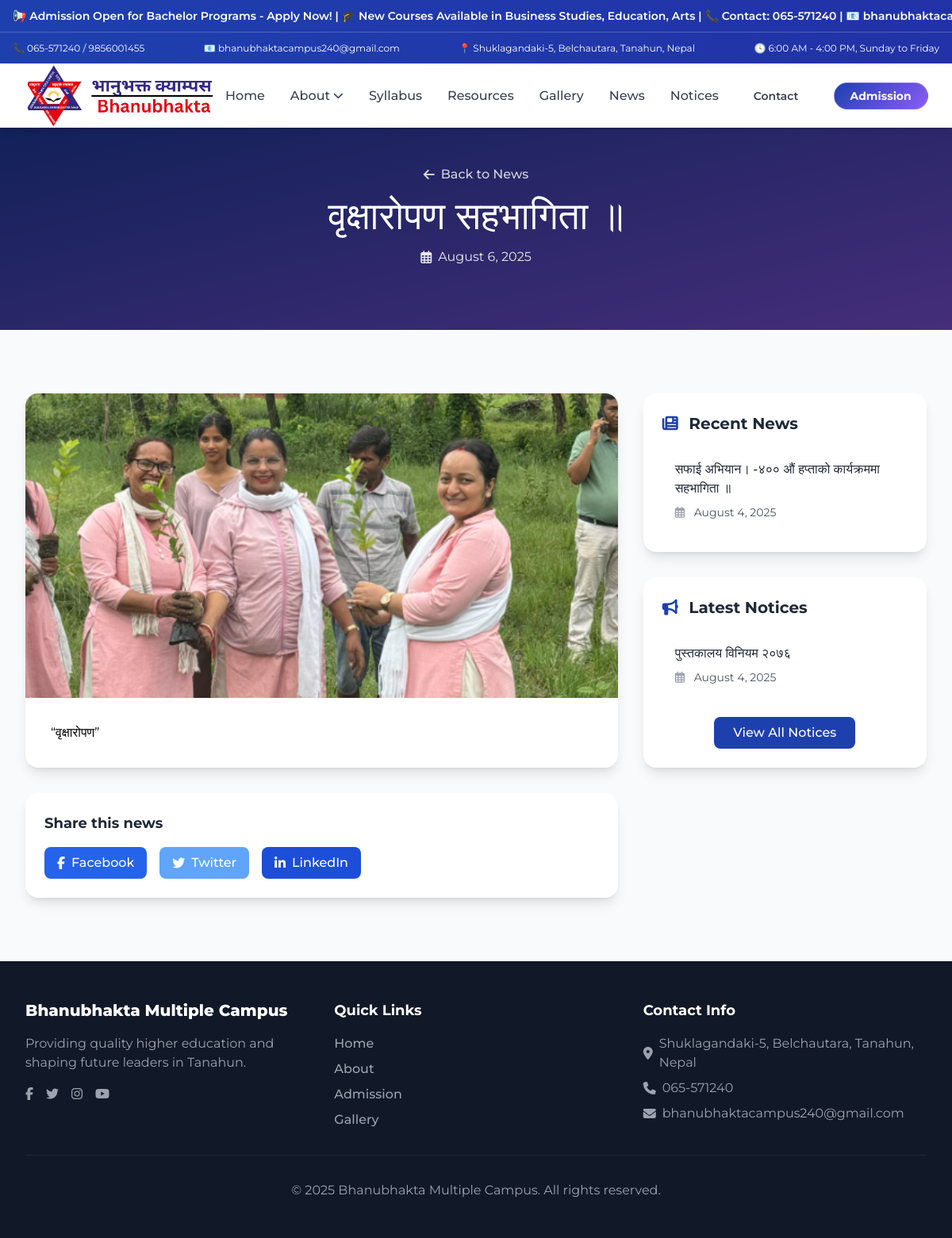
Screenshot of /news/2/ with the database file from the repository.
### base/models.py (models this page shows, shortened)
class News(models.Model):
    title = models.CharField(max_length=200)
    content = models.TextField()
    published_date = models.DateTimeField(default=timezone.now)
    author = models.ForeignKey(User, on_delete=models.SET_NULL, null=True, blank=True)
    image = models.ImageField(upload_to='news_images/', blank=True, null=True)
    is_published = models.BooleanField(default=False)
    class Meta:
        ordering = ['-published_date']
        verbose_name_plural = "News"

class Notice(models.Model):
    title = models.CharField(max_length=200)
    content = models.TextField(blank=True)
    published_date = models.DateTimeField(default=timezone.now)
    is_published = models.BooleanField(default=False)
    file = models.FileField(upload_to='notices/', blank=True, null=True, help_text="Optional PDF file for the notice.")
    class Meta:
        ordering = ['-published_date']

### base/views.py (the view)
# urls.py: path('news/<int:pk>/', views.news_detail, name='news_detail'),
def news_detail(request, pk):
    news_item = get_object_or_404(News, pk=pk, is_published=True)
    recent_news = News.objects.filter(is_published=True).exclude(pk=pk).order_by('-published_date')[:4]
    latest_notices = Notice.objects.filter(is_published=True)[:5]
    context = {
        'news': news_item,
        'recent_news': recent_news,
        'latest_notices': latest_notices,
    }
    return render(request, 'news_detail.html', context)

### base/templates/news_detail.html (shortened to what this page needs)
{% extends 'base.html' %}
{% load static %}
{% block content %}
<section class="relative py-20 bg-gradient-to-br from-school-blue to-school-purple">
    <div class="absolute inset-0 bg-black/50"></div>
    <div class="relative z-10 max-w-7xl mx-auto px-4 sm:px-6 lg:px-8">
        <div class="text-center">
            <a href="{% url 'base:news' %}" class="inline-flex items-center text-white/80 hover:text-white mb-4 transition-colors">
                <i class="fas fa-arrow-left mr-2"></i>
                Back to News
            </a>
            <h1 class="font-playful text-3xl sm:text-4xl lg:text-5xl text-white mb-4">{{ news.title }}</h1>
            <div class="flex items-center justify-center text-white/90 space-x-6">
                <div class="flex items-center">
                    <i class="far fa-calendar-alt mr-2"></i>
                    {{ news.published_date|date:"F j, Y" }}
                </div>
            </div>
        </div>
    </div>
</section>
<section class="py-20 bg-gray-50">
    <div class="max-w-7xl mx-auto px-4 sm:px-6 lg:px-8">
        <div class="grid lg:grid-cols-3 gap-8">
            <div class="lg:col-span-2">
                <div class="bg-white rounded-2xl shadow-lg overflow-hidden">
                    {% if news.image %}
                    <img src="{{ news.image.url }}" alt="{{ news.title }}" class="w-full h-96 object-cover">
                    {% endif %}
                    <div class="p-8">
                        <div class="prose prose-lg max-w-none">
                            {{ news.content|linebreaks }}
                        </div>
                    </div>
                </div>
                <div class="mt-8 bg-white rounded-2xl shadow-lg p-6">
                    <h3 class="text-lg font-semibold text-gray-800 mb-4">Share this news</h3>
                    <div class="flex space-x-4">
                        <a href="#" class="flex items-center px-4 py-2 bg-blue-600 text-white rounded-lg hover:bg-blue-700 transition-colors">
                            <i class="fab fa-facebook-f mr-2"></i>
                            Facebook
                        </a>
                        <a href="#" class="flex items-center px-4 py-2 bg-blue-400 text-white rounded-lg hover:bg-blue-500 transition-colors">
                            <i class="fab fa-twitter mr-2"></i>
                            Twitter
                        </a>
                        <a href="#" class="flex items-center px-4 py-2 bg-blue-700 text-white rounded-lg hover:bg-blue-800 transition-colors">
                            <i class="fab fa-linkedin-in mr-2"></i>
                            LinkedIn
                        </a>
                    </div>
                </div>
            </div>
            <div class="space-y-8">
                <div class="bg-white rounded-2xl shadow-lg p-6">
                    <h3 class="text-xl font-semibold text-gray-800 mb-4">
                        <i class="fas fa-newspaper mr-2 text-school-blue"></i>
                        Recent News
                    </h3>
                    <div class="space-y-4">
                        {% for recent in recent_news %}
                        <div class="group hover:bg-gray-50 rounded-lg p-4 transition-all">
                            <h4 class="font-semibold text-gray-800 group-hover:text-school-blue transition-colors mb-2">
                                <a href="{% url 'base:news_detail' recent.pk %}">{{ recent.title }}</a>
                            </h4>
                            <div class="flex items-center text-sm text-gray-600">
                                <i class="far fa-calendar-alt mr-2 w-4 text-gray-400"></i>
                                {{ recent.published_date|date:"F j, Y" }}
                            </div>
                        </div>
                        {% empty %}
                        <p class="text-gray-500 text-sm italic">
                            No other recent news available.
                        </p>
                        {% endfor %}
                    </div>
                </div>
                <div class="bg-white rounded-2xl shadow-lg p-6">
                    <h3 class="text-xl font-semibold text-gray-800 mb-4">
                        <i class="fas fa-bullhorn mr-2 text-school-blue"></i>
                        Latest Notices
                    </h3>
                    <div class="space-y-4">
                        {% for notice in latest_notices %}
                        <div class="group hover:bg-gray-50 rounded-lg p-4 transition-all">
                            <h4 class="font-semibold text-gray-800 group-hover:text-school-blue transition-colors mb-2">
                                <a href="{% url 'base:notice_detail' notice.pk %}">{{ notice.title }}</a>
                            </h4>
                            <div class="flex items-center text-sm text-gray-600">
                                <i class="far fa-calendar-alt mr-2 w-4 text-gray-400"></i>
                                {{ notice.published_date|date:"F j, Y" }}
                            </div>
                        </div>
                        {% empty %}
                        <p class="text-gray-500 text-sm italic">
                            No recent notices available.
                        </p>
                        {% endfor %}
                    </div>
                    <div class="mt-6 text-center">
                        <a href="{% url 'base:notice' %}" class="inline-block px-6 py-2 bg-school-blue text-white rounded-lg hover:bg-school-blue/90 transition-colors">
                            View All Notices
                        </a>
                    </div>
                </div>
            </div>
        </div>
    </div>
</section>
{% endblock %}

### base/templates/base.html (style rules this page uses)
.font-playful { font-family: 'Montserrat', sans-serif; }
.font-clean { font-family: 'Montserrat', sans-serif; }
body { font-weight: 400; }
h1 { font-weight: 900; }
h2, h3 { font-weight: 600; }
p, li { font-weight: 400; }
a { font-weight: 500; }

### rows the page displays
News: title "वृक्षारोपण सहभागिता ॥", published_date "August 6, 2025", image (picture), content "“वृक्षारोपण”"
News: title "सफाई अभियान। -४०० औं हप्ताको कार्यक्रममा सहभागिता ॥", published_date "August 4, 2025"
Notice: title "पुस्तकालय विनियम २०७६", published_date "August 4, 2025"
